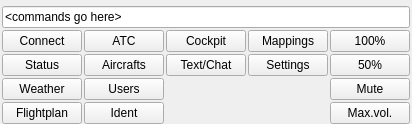
        <widget class="QWidget" name="wi_MainKeypadArea" native="true">
         <property name="sizePolicy">
          <sizepolicy hsizetype="Preferred" vsizetype="Preferred">
           <horstretch>0</horstretch>
           <verstretch>0</verstretch>
          </sizepolicy>
         </property>
         <layout class="QGridLayout" name="gl_MainKeypadArea">
          <property name="sizeConstraint">
           <enum>QLayout::SetDefaultConstraint</enum>
          </property>
          <property name="leftMargin">
           <number>2</number>
          </property>
          <property name="topMargin">
           <number>6</number>
          </property>
          <property name="rightMargin">
           <number>2</number>
          </property>
          <property name="bottomMargin">
           <number>0</number>
          </property>
          <property name="spacing">
           <number>2</number>
          </property>
          <item row="1" column="2">
           <widget class="QPushButton" name="pb_MainCockpit">
            <property name="sizePolicy">
             <sizepolicy hsizetype="Preferred" vsizetype="Preferred">
              <horstretch>0</horstretch>
              <verstretch>0</verstretch>
             </sizepolicy>
            </property>
            <property name="maximumSize">
             <size>
              <width>16777215</width>
              <height>22</height>
             </size>
            </property>
            <property name="text">
             <string>Cockpit</string>
            </property>
           </widget>
          </item>
          <item row="1" column="3">
           <widget class="QPushButton" name="pb_Mappings">
            <property name="sizePolicy">
             <sizepolicy hsizetype="Preferred" vsizetype="Preferred">
              <horstretch>0</horstretch>
              <verstretch>0</verstretch>
             </sizepolicy>
            </property>
            <property name="maximumSize">
             <size>
              <width>16777215</width>
              <height>22</height>
             </size>
            </property>
            <property name="text">
             <string>Mappings</string>
            </property>
           </widget>
          </item>
          <item row="3" column="0">
           <widget class="QPushButton" name="pb_MainWeather">
            <property name="sizePolicy">
             <sizepolicy hsizetype="Preferred" vsizetype="Preferred">
              <horstretch>0</horstretch>
              <verstretch>0</verstretch>
             </sizepolicy>
            </property>
            <property name="maximumSize">
             <size>
              <width>16777215</width>
              <height>22</height>
             </size>
            </property>
            <property name="text">
             <string>Weather</string>
            </property>
           </widget>
          </item>
          <item row="2" column="0">
           <widget class="QPushButton" name="pb_MainStatus">
            <property name="sizePolicy">
             <sizepolicy hsizetype="Preferred" vsizetype="Preferred">
              <horstretch>0</horstretch>
              <verstretch>0</verstretch>
             </sizepolicy>
            </property>
            <property name="maximumSize">
             <size>
              <width>16777215</width>
              <height>22</height>
             </size>
            </property>
            <property name="text">
             <string>Status</string>
            </property>
           </widget>
          </item>
          <item row="0" column="0" colspan="5">
           <widget class="QLineEdit" name="le_CommandLineInput">
            <property name="sizePolicy">
             <sizepolicy hsizetype="Preferred" vsizetype="Preferred">
              <horstretch>0</horstretch>
              <verstretch>0</verstretch>
             </sizepolicy>
            </property>
            <property name="text">
             <string>&lt;commands go here&gt;</string>
            </property>
           </widget>
          </item>
          <item row="1" column="1">
           <widget class="QPushButton" name="pb_MainAtc">
            <property name="sizePolicy">
             <sizepolicy hsizetype="Preferred" vsizetype="Preferred">
              <horstretch>0</horstretch>
              <verstretch>0</verstretch>
             </sizepolicy>
            </property>
            <property name="maximumSize">
             <size>
              <width>16777215</width>
              <height>22</height>
             </size>
            </property>
            <property name="text">
             <string>ATC</string>
            </property>
           </widget>
          </item>
          <item row="2" column="3">
           <widget class="QPushButton" name="pb_MainSettings">
            <property name="sizePolicy">
             <sizepolicy hsizetype="Preferred" vsizetype="Preferred">
              <horstretch>0</horstretch>
              <verstretch>0</verstretch>
             </sizepolicy>
            </property>
            <property name="maximumSize">
             <size>
              <width>16777215</width>
              <height>22</height>
             </size>
            </property>
            <property name="layoutDirection">
             <enum>Qt::LeftToRight</enum>
            </property>
            <property name="text">
             <string>Settings</string>
            </property>
           </widget>
          </item>
          <item row="3" column="4">
           <widget class="QPushButton" name="pb_SoundMute">
            <property name="maximumSize">
             <size>
              <width>16777215</width>
              <height>22</height>
             </size>
            </property>
            <property name="text">
             <string>Mute</string>
            </property>
           </widget>
          </item>
          <item row="2" column="4">
           <widget class="QPushButton" name="pb_MainKeypadOpacity050">
            <property name="sizePolicy">
             <sizepolicy hsizetype="Preferred" vsizetype="Preferred">
              <horstretch>0</horstretch>
              <verstretch>0</verstretch>
             </sizepolicy>
            </property>
            <property name="minimumSize">
             <size>
              <width>62</width>
              <height>22</height>
             </size>
            </property>
            <property name="maximumSize">
             <size>
              <width>16777215</width>
              <height>22</height>
             </size>
            </property>
            <property name="text">
             <string>50%</string>
            </property>
           </widget>
          </item>
          <item row="1" column="0">
           <widget class="QPushButton" name="pb_MainConnect">
            <property name="sizePolicy">
             <sizepolicy hsizetype="Preferred" vsizetype="Preferred">
              <horstretch>0</horstretch>
              <verstretch>0</verstretch>
             </sizepolicy>
            </property>
            <property name="maximumSize">
             <size>
              <width>16777215</width>
              <height>22</height>
             </size>
            </property>
            <property name="text">
             <string>Connect</string>
            </property>
           </widget>
          </item>
          <item row="4" column="4">
           <widget class="QPushButton" name="pb_SoundMaxVolume">
            <property name="maximumSize">
             <size>
              <width>16777215</width>
              <height>22</height>
             </size>
            </property>
            <property name="statusTip">
             <string>Maximum volume</string>
            </property>
            <property name="text">
             <string>Max.vol.</string>
            </property>
           </widget>
          </item>
          <item row="1" column="4">
           <widget class="QPushButton" name="pb_MainKeypadOpacity100">
            <property name="sizePolicy">
             <sizepolicy hsizetype="Preferred" vsizetype="Preferred">
              <horstretch>0</horstretch>
              <verstretch>0</verstretch>
             </sizepolicy>
            </property>
            <property name="minimumSize">
             <size>
              <width>62</width>
              <height>22</height>
             </size>
            </property>
            <property name="maximumSize">
             <size>
              <width>16777215</width>
              <height>22</height>
             </size>
            </property>
            <property name="text">
             <string>100%</string>
            </property>
           </widget>
          </item>
          <item row="2" column="1">
           <widget class="QPushButton" name="pb_MainAircrafts">
            <property name="sizePolicy">
             <sizepolicy hsizetype="Preferred" vsizetype="Preferred">
              <horstretch>0</horstretch>
              <verstretch>0</verstretch>
             </sizepolicy>
            </property>
            <property name="maximumSize">
             <size>
              <width>16777215</width>
              <height>22</height>
             </size>
            </property>
            <property name="text">
             <string>Aircrafts</string>
            </property>
           </widget>
          </item>
          <item row="2" column="2">
           <widget class="QPushButton" name="pb_MainTextMessages">
            <property name="sizePolicy">
             <sizepolicy hsizetype="Preferred" vsizetype="Preferred">
              <horstretch>0</horstretch>
              <verstretch>0</verstretch>
             </sizepolicy>
            </property>
            <property name="maximumSize">
             <size>
              <width>16777215</width>
              <height>22</height>
             </size>
            </property>
            <property name="text">
             <string>Text/Chat</string>
            </property>
           </widget>
          </item>
          <item row="4" column="0">
           <widget class="QPushButton" name="pb_MainFlightplan">
            <property name="sizePolicy">
             <sizepolicy hsizetype="Preferred" vsizetype="Preferred">
              <horstretch>0</horstretch>
              <verstretch>0</verstretch>
             </sizepolicy>
            </property>
            <property name="maximumSize">
             <size>
              <width>16777215</width>
              <height>22</height>
             </size>
            </property>
            <property name="text">
             <string>Flightplan</string>
            </property>
           </widget>
          </item>
          <item row="3" column="1">
           <widget class="QPushButton" name="pb_MainUsers">
            <property name="text">
             <string>Users</string>
            </property>
           </widget>
          </item>
          <item row="4" column="1">
           <widget class="QPushButton" name="pb_CockpitIdent">
            <property name="text">
             <string>Ident</string>
            </property>
           </widget>
          </item>
         </layout>
        </widget>
